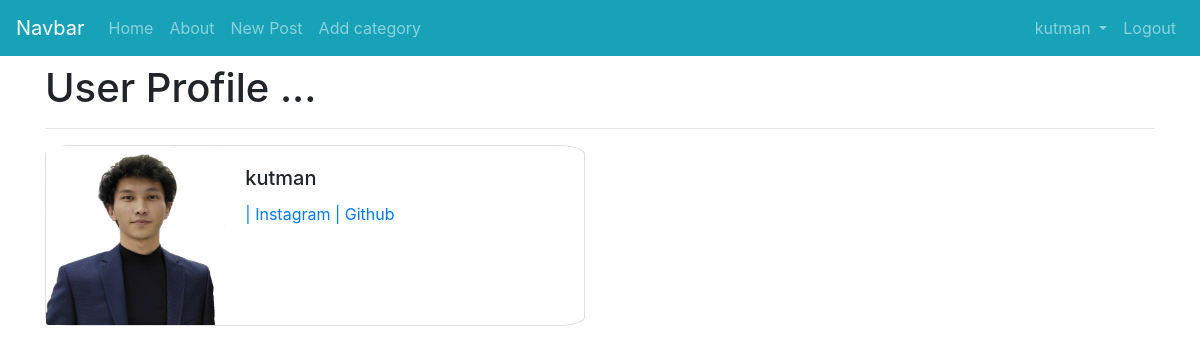
The page /users/show-profile/1/ (signed in) on the database as committed earlier.
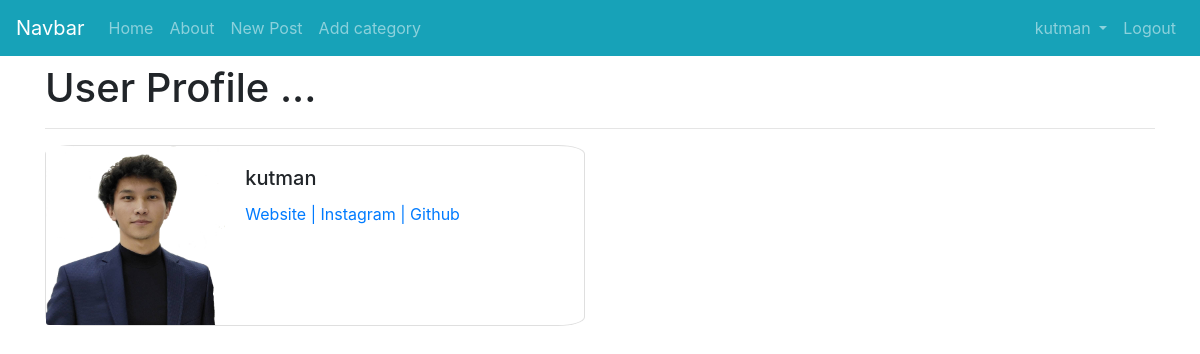
The same page on the database as committed later.
### users/views.py (the view)
# urls.py: path('show-profile/<int:pk>/', ShowProfilePageView.as_view(),name='show-profile'),
class ShowProfilePageView(LoginRequiredMixin,UserPassesTestMixin,DetailView):
	model = Profile
	template_name = 'users/show_profile.html'
	def get_context_data(self,*args,**kwargs):
		context = super(ShowProfilePageView,self).get_context_data(*args,**kwargs)
		user_page = get_object_or_404(Profile, id = self.kwargs['pk'])
		context['user_page'] = user_page
		return context
	def test_func(self):
		post = self.get_object()
		if self.request.user == post.user:
			return True
		else:
			return False

### users/templates/users/show_profile.html (shortened to what this page needs)
{% extends 'blog/base.html' %}
{% load static %}
{% block content %}
<h1>User Profile ...</h1>
<hr>
	<div class="card mb-3 " style="max-width: 540px; border-radius: 5%">
			<div class="row no-gutters">
			<div class="col-md-4">
				{% if user_page.profile_image %}
					<img  class=" card-img " src="{{user_page.profile_image.url}}">
				{% else %}
					<img class="card-img rounded-circle" src="{% static 'blog/images/default.jpg' %}">
				{% endif %}
		    </div>
		    <div class="col-md-8">
		      	<div class="card-body">
			        <h5 class="card-title">
			        	{{user_page.user.username}}
			        </h5>
			        <p class="card-text">
			    		{% if user_page.website_urls %}
							<a href="{{user_page.website_urls}}">Website</a>
						{% endif %}
						{% if user_page.instagram_urls %}
							<a href="{{user_page.instagram_urls}}">| Instagram</a>
						{% endif %}
						{% if user_page.github_urls %}
							<a href="{{user_page.github_urls}}">| Github</a>
						{% endif %}
						</p>
		      	</div>
		    </div>
	  	</div>
	</div>
{% endblock %}

Rows that differ between the two databases and show on the page:
changed Profile "kutman": website_urls empty → "sdfsdf" (drawn)
Other text that changed with them:
text now shown: "Website"
